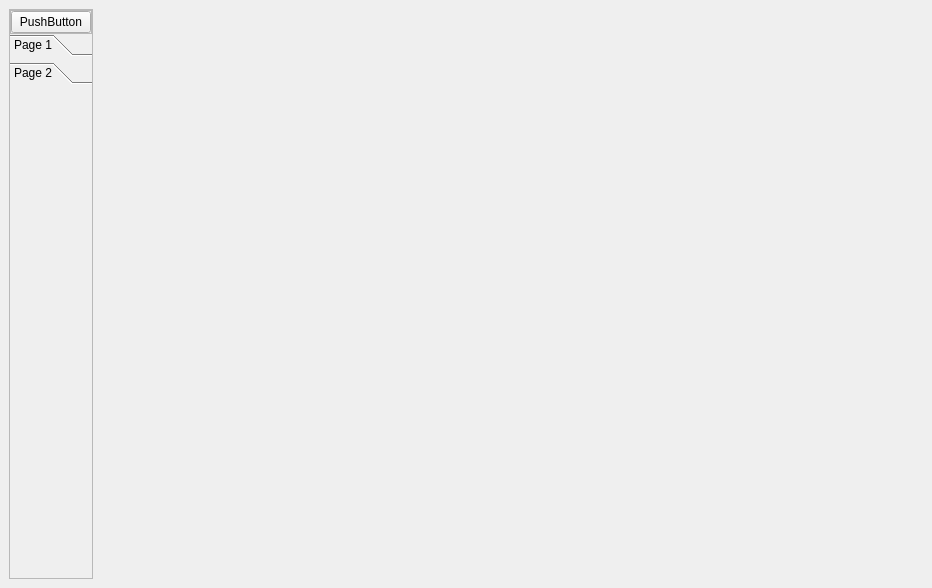
<?xml version="1.0" encoding="UTF-8"?>
<ui version="4.0">
 <class>MainWindow</class>
 <widget class="QMainWindow" name="MainWindow">
  <property name="geometry">
   <rect>
    <x>0</x>
    <y>0</y>
    <width>932</width>
    <height>588</height>
   </rect>
  </property>
  <property name="windowTitle">
   <string>MainWindow</string>
  </property>
  <widget class="QWidget" name="centralwidget">
   <layout class="QGridLayout" name="gridLayout_3">
    <item row="0" column="0" alignment="Qt::AlignLeft">
     <widget class="QFrame" name="frame">
      <property name="frameShape">
       <enum>QFrame::StyledPanel</enum>
      </property>
      <property name="frameShadow">
       <enum>QFrame::Raised</enum>
      </property>
      <layout class="QGridLayout" name="gridLayout_2">
       <property name="leftMargin">
        <number>0</number>
       </property>
       <property name="topMargin">
        <number>0</number>
       </property>
       <property name="rightMargin">
        <number>0</number>
       </property>
       <property name="bottomMargin">
        <number>0</number>
       </property>
       <property name="spacing">
        <number>0</number>
       </property>
       <item row="0" column="0" alignment="Qt::AlignTop">
        <widget class="QFrame" name="frame_2">
         <property name="frameShape">
          <enum>QFrame::StyledPanel</enum>
         </property>
         <property name="frameShadow">
          <enum>QFrame::Raised</enum>
         </property>
         <layout class="QGridLayout" name="gridLayout">
          <property name="leftMargin">
           <number>0</number>
          </property>
          <property name="topMargin">
           <number>0</number>
          </property>
          <property name="rightMargin">
           <number>0</number>
          </property>
          <property name="bottomMargin">
           <number>0</number>
          </property>
          <property name="spacing">
           <number>0</number>
          </property>
          <item row="0" column="0">
           <widget class="QPushButton" name="Menu">
            <property name="text">
             <string>PushButton</string>
            </property>
           </widget>
          </item>
         </layout>
        </widget>
       </item>
       <item row="1" column="0">
        <widget class="QToolBox" name="toolBox">
         <property name="currentIndex">
          <number>1</number>
         </property>
         <widget class="QWidget" name="home">
          <property name="geometry">
           <rect>
            <x>0</x>
            <y>0</y>
            <width>82</width>
            <height>479</height>
           </rect>
          </property>
          <attribute name="label">
           <string>Page 1</string>
          </attribute>
         </widget>
         <widget class="QWidget" name="config">
          <property name="geometry">
           <rect>
            <x>0</x>
            <y>0</y>
            <width>82</width>
            <height>479</height>
           </rect>
          </property>
          <attribute name="label">
           <string>Page 2</string>
          </attribute>
         </widget>
        </widget>
       </item>
      </layout>
     </widget>
    </item>
    <item row="0" column="1">
     <widget class="QStackedWidget" name="stackedWidget">
      <widget class="QWidget" name="setings"/>
      <widget class="QWidget" name="homeButons"/>
     </widget>
    </item>
   </layout>
  </widget>
 </widget>
 <resources/>
 <connections/>
</ui>
